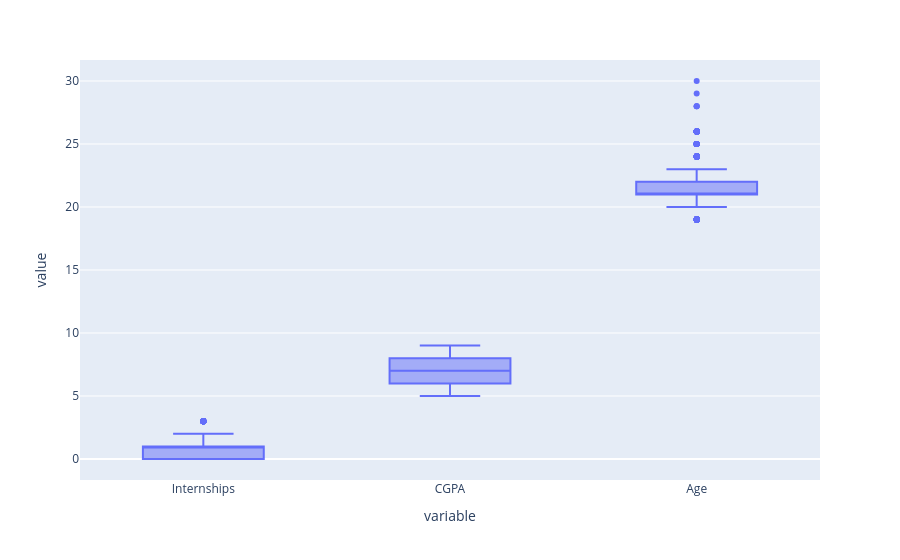

Here is the notebook cell this chart was saved with:
### Code cell
figure = px.box(dataframe, y=['Internships','CGPA', 'Age'])  
figure.show()

### Figure 1 — Plotly figure (JSON) as saved in the notebook; plotly's stock layout.template omitted (floating-point values rounded to 4 significant figures; data arrays with more than 128 entries replaced by an {"elided": "..."} marker saying what was removed)
{"data": [{"alignmentgroup": "True", "hovertemplate": "variable=%{x}<br>value=%{y}<extra></extra>", "legendgroup": "", "marker": {"color": "#636efa"}, "name": "", "notched": false, "offsetgroup": "", "orientation": "v", "showlegend": false, "type": "box", "x": {"elided": "3411 str values"}, "x0": " ", "xaxis": "x", "y": {"elided": "3411 int values"}, "y0": " ", "yaxis": "y"}], "layout": {"autosize": true, "boxmode": "group", "legend": {"tracegroupgap": 0}, "margin": {"t": 60}, "xaxis": {"anchor": "y", "autorange": true, "domain": [0, 1], "range": [-0.5, 2.5], "title": {"text": "variable"}, "type": "category"}, "yaxis": {"anchor": "x", "autorange": true, "domain": [0, 1], "range": [-1.667, 31.67], "title": {"text": "value"}, "type": "linear"}}}
